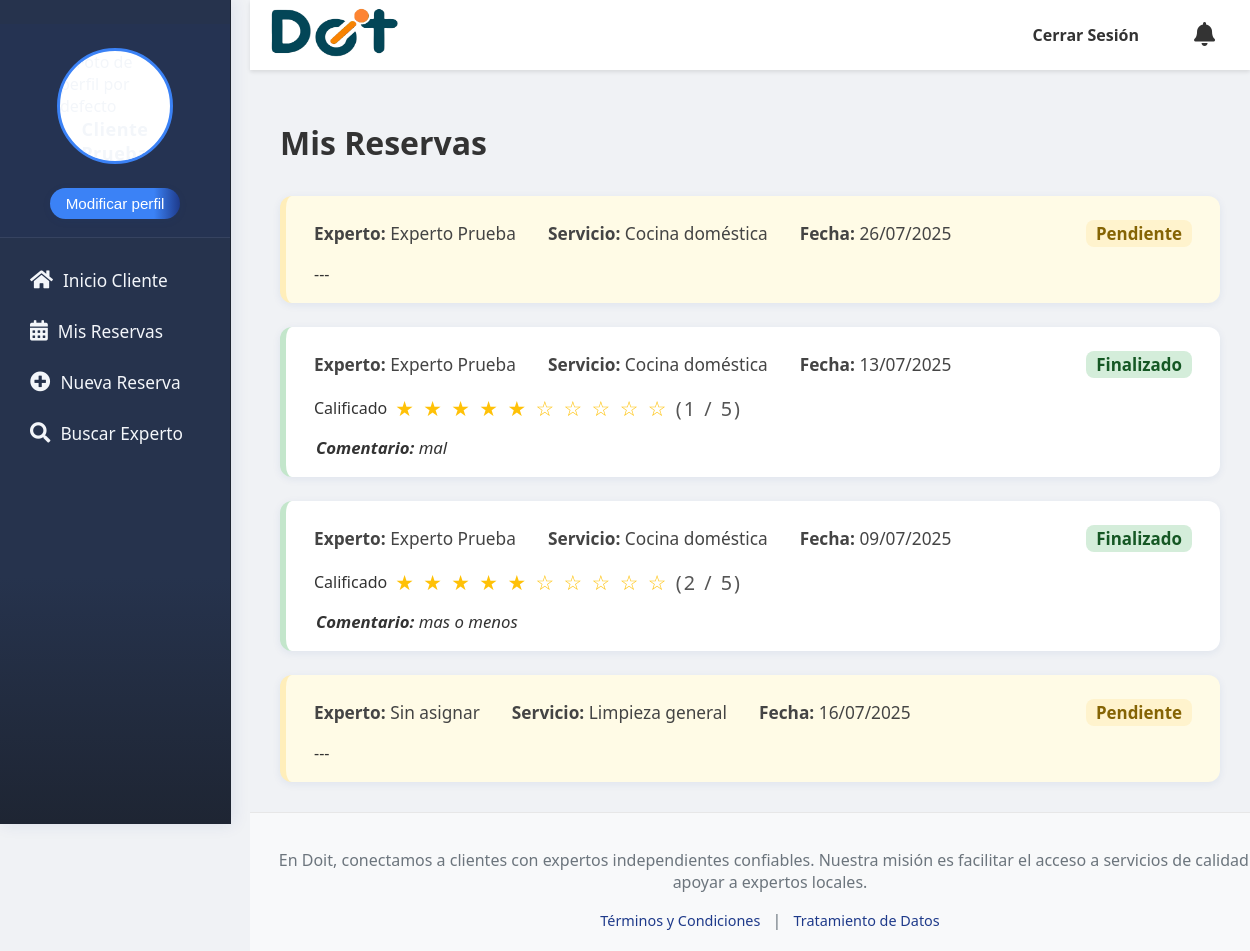
The app's page /mis_reservas/ (signed in), older data.
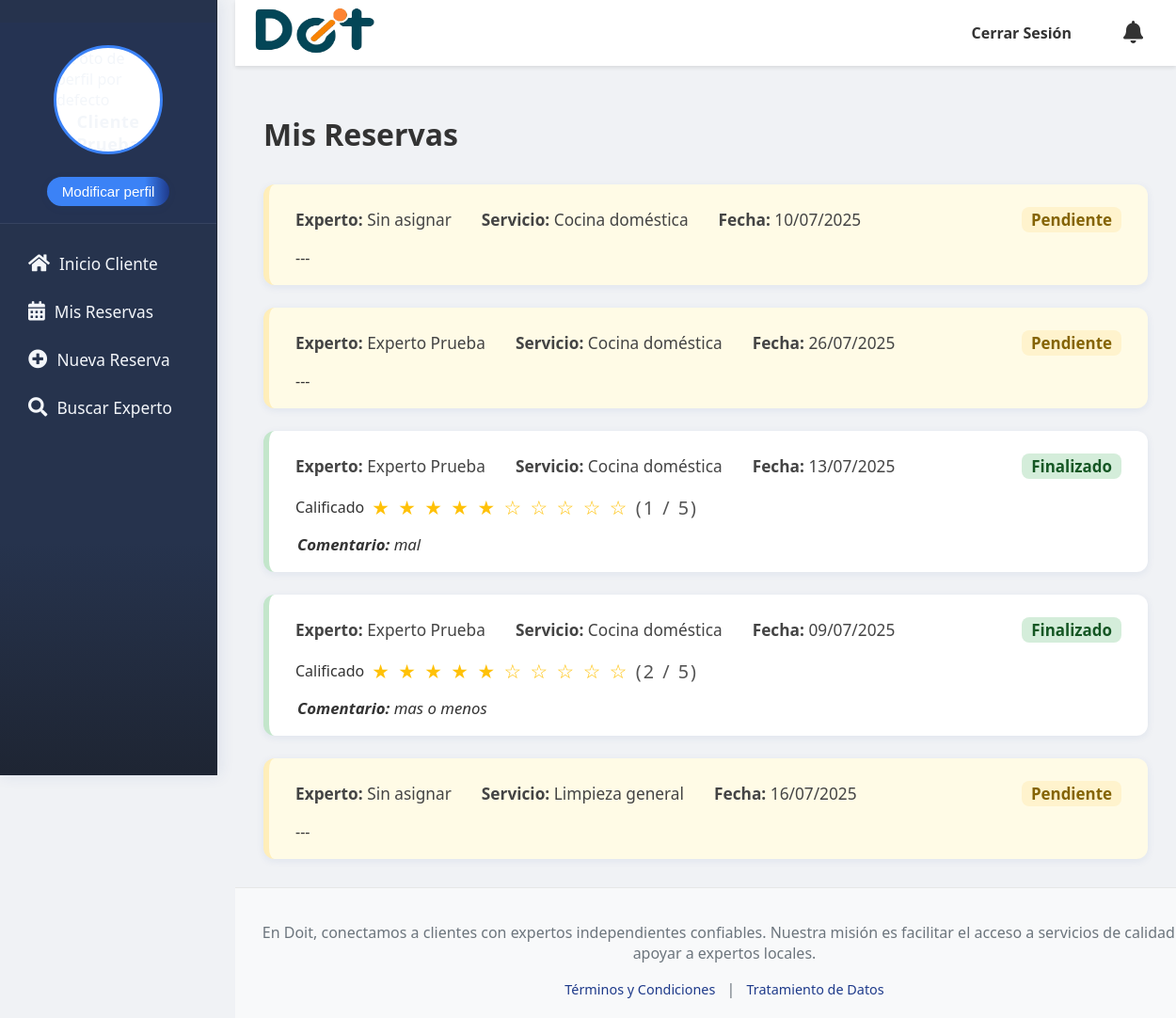
The same page, newer data.
### doit_app/models.py (models this page shows, shortened)
class Reserva(models.Model):
    Fecha = models.DateField(verbose_name="Fecha de Reserva")
    Hora = models.TimeField(verbose_name="Hora de Reserva")
    direccion = models.CharField(max_length=255, verbose_name="Dirección del Servicio")
    descripcion = models.TextField(verbose_name="Descripción del Servicio")
    detallesAdicionales = models.TextField(blank=True, null=True, verbose_name="Detalles Adicionales")
    ciudad = models.ForeignKey(Ciudad, on_delete=models.CASCADE, verbose_name="Ciudad del Servicio")
    pais = models.ForeignKey(Pais, on_delete=models.CASCADE, verbose_name="País del Servicio")
    metodoDePago = models.ForeignKey(
        Metodo,
        on_delete=models.SET_NULL,
        null=True,
        blank=True,
        verbose_name="Método de Pago Preferido"
    )
    idUsuario = models.ForeignKey(
        settings.AUTH_USER_MODEL,
        on_delete=models.CASCADE,
        related_name='reservas_realizadas',
        verbose_name="Cliente que Reserva"
    )
    idServicios = models.ForeignKey(Servicios, on_delete=models.CASCADE, verbose_name="Servicio Solicitado")
    idEstado = models.ForeignKey(
        Estado,
        on_delete=models.SET_DEFAULT,
        default=1,
        verbose_name="Estado de la Reserva"
    )
    experto_asignado = models.ForeignKey(
        settings.AUTH_USER_MODEL,
        on_delete=models.SET_NULL,
        null=True,
        blank=True,
        related_name='reservas_aceptadas',
        limit_choices_to={'tipo_usuario': 'experto'},
        verbose_name="Experto Asignado"
    )
    pago_ofrecido = models.DecimalField(
        max_digits=10,
        decimal_places=2,
        blank=True,
        null=True,
        verbose_name="Pago Ofrecido por el Cliente"
    )
    motivo_cancelacion = models.TextField(
        blank=True,
        null=True,
        verbose_name="Motivo de Cancelación"
    )
    servicio_iniciado = models.BooleanField(default=False, verbose_name="Servicio Iniciado")
    servicio_finalizado = models.BooleanField(default=False, verbose_name="Servicio Finalizado")
    comentario_durante_servicio = models.TextField(blank=True, null=True, verbose_name="Comentario del Experto")
    duracion_estimada = models.CharField(max_length=50, null=True, blank=True, verbose_name="duracion del servicio")
    comentario_cliente = models.TextField(blank=True, null=True, verbose_name="Comentario del Cliente")
    creado_en = models.DateTimeField(auto_now_add=True)
    actualizado_en = models.DateTimeField(auto_now=True)
    class Meta:
        verbose_name = "Reserva"
        verbose_name_plural = "Reservas"
        db_table = "Reserva"
        app_label = "doit_app"

class CustomUser(AbstractUser):
    tipo_usuario_choices = [
        ('cliente', 'Cliente'),
        ('experto', 'Experto'),
    ]
    genero = models.ForeignKey(Genero, on_delete=models.SET_NULL, null=True, blank=True, verbose_name="Género")
    tipo_usuario = models.CharField(max_length=20, choices=tipo_usuario_choices, default='cliente', verbose_name="Tipo de Usuario")
    nacionalidad = models.CharField(max_length=100, blank=True, null=True, verbose_name="Nacionalidad")
    numDoc = models.CharField(max_length=100, unique=True, blank=True, null=True, verbose_name="Número de Documento")
    telefono = models.CharField(max_length=20, blank=True, null=True, verbose_name="Teléfono")
    fechaNacimiento = models.DateField(blank=True, null=True, verbose_name="Fecha de Nacimiento")
    foto_perfil = models.ImageField(upload_to='perfil/', null=True, blank=True, verbose_name="Foto de Perfil")
    tipo_documento = models.ForeignKey(TipoDoc, on_delete=models.SET_NULL, null=True, blank=True, verbose_name="Tipo de Documento")
    especialidad = models.ManyToManyField(
        Servicios,
        blank=True,
        verbose_name="Servicios que ofrece el experto"
    )
    direccion = models.CharField(max_length=255, blank=True, null=True, verbose_name="Dirección de Residencia")
    barrio = models.CharField(max_length=100, blank=True, null=True, verbose_name="Barrio")
    documento_identidad_pdf = models.FileField(upload_to='documentos_identidad/', blank=True, null=True, verbose_name="Documento de Identidad (PDF)")
    class Meta:
        verbose_name = "Usuario Personalizado"
        verbose_name_plural = "Usuarios Personalizados"
        app_label = "doit_app"
    def is_usuario_normal(self):
        return self.tipo_usuario == 'cliente'
    def is_experto(self):
        return self.tipo_usuario == 'experto'

class Servicios(models.Model):
    NombreServicio = models.CharField(max_length=50, verbose_name="Nombre del servicio")
    idCategorias = models.ForeignKey(Categorias, on_delete=models.CASCADE, verbose_name="Categoría del servicio")
    class Meta:
        verbose_name = "Servicio"
        verbose_name_plural = "Servicios"
        db_table = "Servicios"
        app_label = "doit_app"

class Calificaciones(models.Model):
    CALIFICADOR_CHOICES = [
        ("cliente_a_experto", "Cliente a Experto"),
        ("experto_a_cliente", "Experto a Cliente"),
    ]
    reserva = models.ForeignKey('Reserva', on_delete=models.CASCADE, verbose_name="Reserva calificada")
    calificado_por = models.ForeignKey(settings.AUTH_USER_MODEL, on_delete=models.CASCADE, related_name='calificaciones_realizadas', verbose_name="Usuario que califica")
    calificado_a = models.ForeignKey(settings.AUTH_USER_MODEL, on_delete=models.CASCADE, related_name='calificaciones_recibidas', verbose_name="Usuario calificado")
    tipo = models.CharField(max_length=20, choices=CALIFICADOR_CHOICES, verbose_name="Tipo de calificación")
    puntuacion = models.PositiveSmallIntegerField(verbose_name="Puntuación (1-5)")
    comentario = models.CharField(max_length=150, verbose_name="Comentario del servicio", blank=True, null=True)
    fecha = models.DateField(auto_now_add=True, verbose_name="Fecha del comentario")
    class Meta:
        verbose_name = "Calificación"
        verbose_name_plural = "Calificaciones"
        db_table = "Calificaciones"
        app_label = "doit_app"

### doit_app/views.py (the view)
# urls.py: path('mis_reservas/', views.mis_reservas_cliente, name='mis_reservas_cliente'), # Nueva vista
@login_required
@user_passes_test(is_cliente, login_url=reverse_lazy('login'))
def mis_reservas_cliente(request):
    from doit_app.models import Calificaciones, Notificacion
    reservas = Reserva.objects.filter(idUsuario=request.user).order_by('-creado_en')
    for reserva in reservas:
        calif = Calificaciones.objects.filter(reserva=reserva, calificado_por=request.user, tipo='cliente_a_experto').first()
        reserva.calificacion_cliente = calif
    notificaciones_no_leidas = Notificacion.objects.filter(usuario=request.user, leida=False).count()
    return render(request, 'cliente/mis_reservas.html', {'reservas': reservas, 'notificaciones_no_leidas': notificaciones_no_leidas})

### doit_app/views.py (called while the page is built)
def is_cliente(user):
    return user.is_authenticated and user.tipo_usuario == 'cliente'

### doit_app/templates/cliente/mis_reservas.html
{% extends "base.html" %}
{% load static %}
{% block content %}
<h1>Mis Reservas</h1>
<div class="reservas-lista">
  {% for reserva in reservas %}
    <div class="reserva-card {% if reserva.servicio_finalizado %}finalizada{% else %}pendiente{% endif %}">
      <div class="reserva-header">
        <div class="reserva-info">
          <span><strong>Experto:</strong> {% if reserva.experto_asignado %}{{ reserva.experto_asignado.get_full_name|default:reserva.experto_asignado.username }}{% else %}Sin asignar{% endif %}</span>
          <span><strong>Servicio:</strong> {{ reserva.idServicios.NombreServicio }}</span>
          <span><strong>Fecha:</strong> {{ reserva.Fecha|date:"d/m/Y" }}</span>
        </div>
        <span class="reserva-estado {% if reserva.servicio_finalizado %}finalizada{% else %}pendiente{% endif %}">
          {% if reserva.servicio_finalizado %}Finalizado{% elif reserva.servicio_iniciado %}En proceso{% else %}Pendiente{% endif %}
        </span>
      </div>
      <div class="reserva-calificacion">
        {% if reserva.servicio_finalizado %}
          {% if not reserva.calificacion_cliente %}
            <a href="{% url 'calificar_reserva' reserva.id %}" class="btn btn-warning btn-sm">Califica el servicio</a>
          {% else %}
            <span>Calificado</span>
            <span class="estrellas">
              {% if reserva.calificacion_cliente.puntuacion %}
                {% for i in "12345"|slice:":reserva.calificacion_cliente.puntuacion" %}
                  ★
                {% endfor %}
                {% for i in "12345"|slice:"reserva.calificacion_cliente.puntuacion:" %}
                  ☆
                {% endfor %}
                <span style="color:#555; font-size:0.95em;">({{ reserva.calificacion_cliente.puntuacion }} / 5)</span>
              {% endif %}
            </span>
          {% endif %}
        {% else %}
          <span>---</span>
        {% endif %}
      </div>
      {% if reserva.servicio_finalizado and reserva.calificacion_cliente and reserva.calificacion_cliente.comentario %}
        <div class="reserva-comentario">
          <strong>Comentario:</strong> {{ reserva.calificacion_cliente.comentario }}
        </div>
      {% endif %}
    </div>
  {% endfor %}
</div>
{% endblock %}

Row changes from the older to the newer data that the page shows:
added Reserva: shows "Sin asignar", idServicios.NombreServicio "Cocina doméstica", Fecha "10/07/2025", servicio_finalizado "Pendiente"
